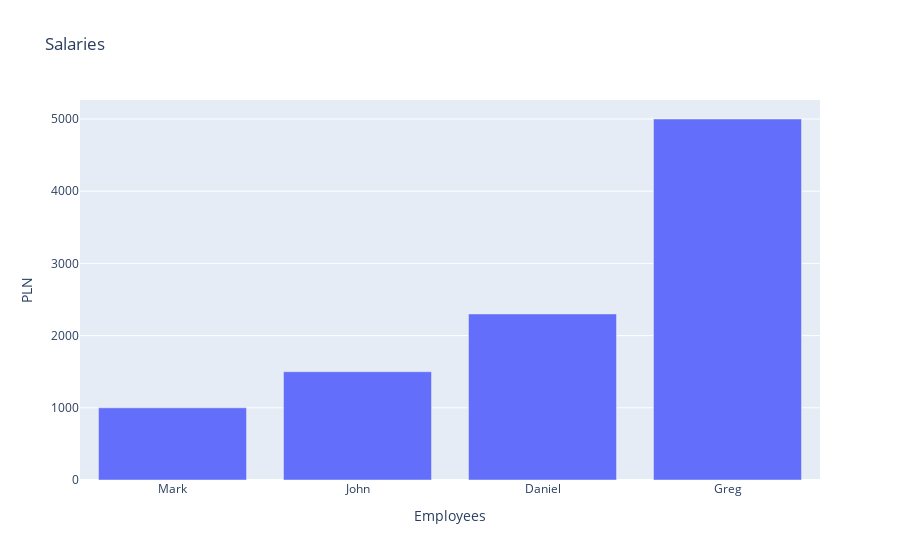

Notebook code for this chart:
### Code cell
salaries = [
	("Mark", 1000),
	("John", 1500),
	("Daniel", 2300),
	("Greg", 5000)
]
names = list(map(lambda tup:tup[0], salaries))
salary_values = list(map(lambda tup:tup[1], salaries))
data = go.Bar(x=names, y=salary_values)
layout = {
	'title': 'Salaries'
}
fig = go.Figure(data, layout)
fig.update_yaxes(title_text="PLN")
fig.update_xaxes(title_text="Employees")
fig.show()

### Figure 1 — Plotly figure (JSON) as saved in the notebook; plotly's stock layout.template omitted (floating-point values rounded to 4 significant figures)
{"data": [{"type": "bar", "x": ["Mark", "John", "Daniel", "Greg"], "y": [1000, 1500, 2300, 5000]}], "layout": {"autosize": true, "title": {"text": "Salaries"}, "xaxis": {"autorange": true, "range": [-0.5, 3.5], "title": {"text": "Employees"}, "type": "category"}, "yaxis": {"autorange": true, "range": [0, 5263.0], "title": {"text": "PLN"}, "type": "linear"}}}
